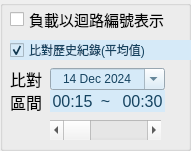
    <widget class="QGroupBox" name="groupBox_2">
     <property name="geometry">
      <rect>
       <x>630</x>
       <y>10</y>
       <width>191</width>
       <height>151</height>
      </rect>
     </property>
     <property name="title">
      <string/>
     </property>
     <widget class="QLabel" name="label_16">
      <property name="geometry">
       <rect>
        <x>50</x>
        <y>90</y>
        <width>45</width>
        <height>22</height>
       </rect>
      </property>
      <property name="font">
       <font>
        <pointsize>12</pointsize>
       </font>
      </property>
      <property name="autoFillBackground">
       <bool>false</bool>
      </property>
      <property name="styleSheet">
       <string notr="true">background-color: rgb(214, 234, 248);
color: rgb(21, 67, 96);</string>
      </property>
      <property name="text">
       <string>00:15</string>
      </property>
      <property name="alignment">
       <set>Qt::AlignCenter</set>
      </property>
     </widget>
     <widget class="QLabel" name="label_17">
      <property name="geometry">
       <rect>
        <x>120</x>
        <y>90</y>
        <width>45</width>
        <height>22</height>
       </rect>
      </property>
      <property name="font">
       <font>
        <family>Microsoft JhengHei UI</family>
        <pointsize>12</pointsize>
       </font>
      </property>
      <property name="styleSheet">
       <string notr="true">background-color: rgb(214, 234, 248);
color: rgb(21, 67, 96);</string>
      </property>
      <property name="text">
       <string>00:30</string>
      </property>
      <property name="alignment">
       <set>Qt::AlignCenter</set>
      </property>
     </widget>
     <widget class="QLabel" name="label_19">
      <property name="geometry">
       <rect>
        <x>90</x>
        <y>90</y>
        <width>31</width>
        <height>22</height>
       </rect>
      </property>
      <property name="font">
       <font>
        <family>Microsoft JhengHei UI</family>
        <pointsize>12</pointsize>
       </font>
      </property>
      <property name="styleSheet">
       <string notr="true">background-color: rgb(214, 234, 248);
color: rgb(21, 67, 96);</string>
      </property>
      <property name="text">
       <string>~</string>
      </property>
      <property name="alignment">
       <set>Qt::AlignCenter</set>
      </property>
     </widget>
     <widget class="QLabel" name="label_21">
      <property name="geometry">
       <rect>
        <x>10</x>
        <y>70</y>
        <width>41</width>
        <height>41</height>
       </rect>
      </property>
      <property name="font">
       <font>
        <family>微軟正黑體</family>
        <pointsize>12</pointsize>
       </font>
      </property>
      <property name="text">
       <string>比對
區間</string>
      </property>
     </widget>
     <widget class="QCheckBox" name="checkBox_2">
      <property name="geometry">
       <rect>
        <x>10</x>
        <y>40</y>
        <width>181</width>
        <height>20</height>
       </rect>
      </property>
      <property name="styleSheet">
       <string notr="true">background-color: rgb(214, 234, 248);
color: rgb(21, 67, 96);
font: 11pt &quot;微軟正黑體&quot;;</string>
      </property>
      <property name="text">
       <string>比對歷史紀錄(平均值)</string>
      </property>
      <property name="checked">
       <bool>true</bool>
      </property>
     </widget>
     <widget class="QDateEdit" name="dateEdit_3">
      <property name="geometry">
       <rect>
        <x>50</x>
        <y>68</y>
        <width>115</width>
        <height>22</height>
       </rect>
      </property>
      <property name="styleSheet">
       <string notr="true">background-color: rgb(214, 234, 248);
color: rgb(21, 67, 96);
font: 12pt &quot;Microsoft JhengHei UI&quot;;</string>
      </property>
      <property name="alignment">
       <set>Qt::AlignCenter</set>
      </property>
      <property name="minimumDate">
       <date>
        <year>2024</year>
        <month>12</month>
        <day>14</day>
       </date>
      </property>
      <property name="currentSection">
       <enum>QDateTimeEdit::DaySection</enum>
      </property>
      <property name="calendarPopup">
       <bool>true</bool>
      </property>
      <property name="currentSectionIndex">
       <number>2</number>
      </property>
     </widget>
     <widget class="QScrollBar" name="horizontalScrollBar">
      <property name="geometry">
       <rect>
        <x>50</x>
        <y>120</y>
        <width>111</width>
        <height>20</height>
       </rect>
      </property>
      <property name="maximum">
       <number>95</number>
      </property>
      <property name="tracking">
       <bool>false</bool>
      </property>
      <property name="orientation">
       <enum>Qt::Horizontal</enum>
      </property>
     </widget>
     <widget class="QCheckBox" name="checkBox">
      <property name="geometry">
       <rect>
        <x>10</x>
        <y>10</y>
        <width>171</width>
        <height>19</height>
       </rect>
      </property>
      <property name="font">
       <font>
        <family>微軟正黑體</family>
        <pointsize>11</pointsize>
       </font>
      </property>
      <property name="text">
       <string>負載以迴路編號表示</string>
      </property>
     </widget>
     <zorder>label_19</zorder>
     <zorder>label_16</zorder>
     <zorder>label_17</zorder>
     <zorder>label_21</zorder>
     <zorder>checkBox_2</zorder>
     <zorder>dateEdit_3</zorder>
     <zorder>horizontalScrollBar</zorder>
     <zorder>checkBox</zorder>
    </widget>
